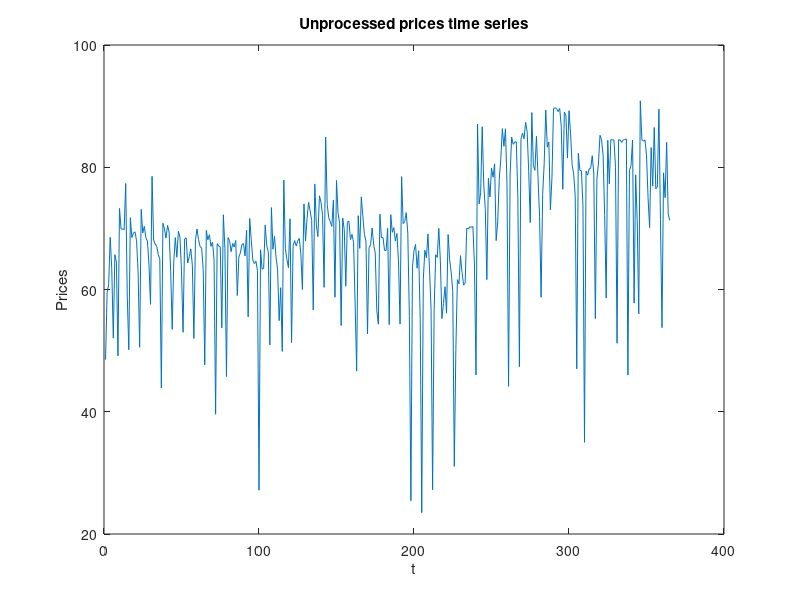
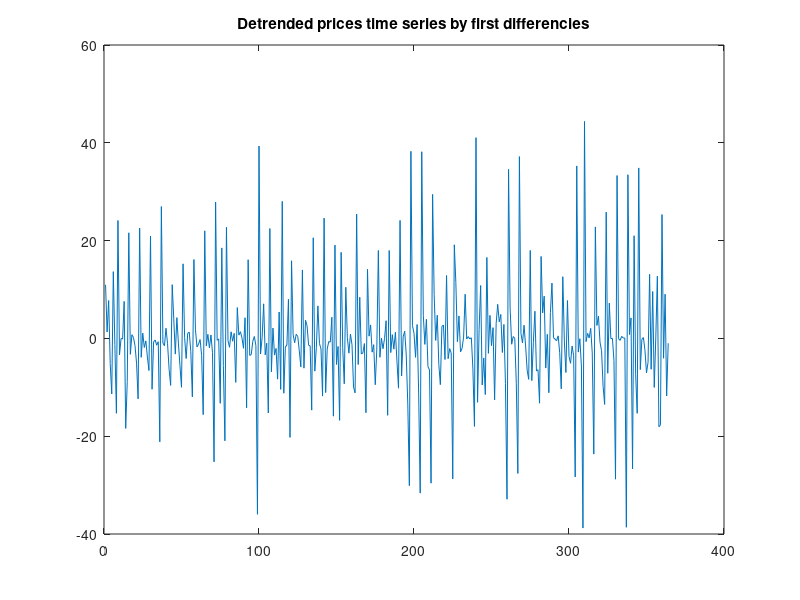

The MATLAB source for these figures, in order: (Note: this script raises an error after producing the figures.)
%% Ergasia Xronoseirwn : Zisou Charilaos AEM 9213 ,Karatzas Michalis AEM 9137
close all; clear; clc;

% import data
load('pricesData.mat');

% %mikalaki code
% teamNumber=7;
% 
% %computing the time and the regionNumber ,we have to examine.
% time = mod(teamNumber,24) +1; %8
% regionNumber = mod(teamNumber,7) +1 +4; % column 5
% 
% %load the xls file data. 
% italyPowerData=xlsread('ElectricPowerItaly.xls','prices');
% 
% %getting the timeserie we want to examine 
% prices=italyPowerData(italyPowerData(:,4)==8,5);
% %mikalaki end


%constants
per = 7;
maorder = 7;
maxtau = 100;
alpha = 0.05;
Tmax=20;
zalpha = norminv(1-alpha/2);
n = length(prices);

% plot unprocessed time series
figure(1)
clf
% plot(prices,'-o')
plot(prices)
hold on
xlabel('t')
ylabel('Prices')
title('Unprocessed prices time series')

%% LINEAR 1 
% % detrend time series MA
% maPrices = movingaveragesmooth2(prices, maorder);
% detrended = prices - maPrices;
% figure(2)
% plot(detrended)
% title(['Detrended prices time series by MA(', num2str(maorder), ') smoothing'])

% 1a.detrend time series First Differences
detrended=zeros(364,1);
for i=1:364
    detrended(i)=prices(i+1)-prices(i);
end
figure(2)
plot(detrended)
title(['Detrended prices time series by first differencies'])

%1b. deseason time series
deseasonedc = seasonalcomponents(detrended, per);
%deseasonedma = movingaverageseasonal(detrended, per);
deseasoned =  detrended - deseasonedc;
figure(3)
plot(deseasoned)
title('Deseasoned (and detrended) prices time series')


%%  LINEAR 2
%2. Autocorrelation of deseasoned time series using average seasonal component
ac1 = autocorrelation(deseasoned, maxtau);
autlim = zalpha/sqrt(n);
figure(4)
clf
hold on
for ii=1:maxtau
    plot(ac1(ii+1,1)*[1 1],[0 ac1(ii+1,2)],'b','linewidth',1.5)
end
plot([0 maxtau+1],[0 0],'k','linewidth',1.5)
plot([0 maxtau+1],autlim*[1 1],'--c','linewidth',1.5)
plot([0 maxtau+1],-autlim*[1 1],'--c','linewidth',1.5)
xlabel('\tau')
ylabel('r(\tau)')
title('Autocorrelation of deseasoned time series')
% tittxt = sprintf('deseasoned time series by ave seasonal comp (%d), Ljung-Box test',per);
% figure(5)

% Ljung-Box Portmanteau Test
figure(6)
tittxt = ('Deseasoned time series');
[h2V,p2V,Q2V] = portmanteauLB(ac1(2:maxtau+1,2),n,alpha,tittxt);

% Partial autocorrelation
pac1 = parautocor(deseasoned, maxtau);
figure(7)
clf
hold on
for ii=1:maxtau
    plot(ac1(ii+1,1)*[1 1],[0 pac1(ii)],'b','linewidth',1.5)
end
plot([0 maxtau+1],[0 0],'k','linewidth',1.5)
plot([0 maxtau+1],autlim*[1 1],'--c','linewidth',1.5)
plot([0 maxtau+1],-autlim*[1 1],'--c','linewidth',1.5)
xlabel('\tau')
ylabel('\phi_{\tau,\tau}')
title('Partial autocorrelation')

%% LINEAR 3
% %getting the AICS for different models, in order to choose
% akaike(deseasoned,Tmax);
% %result is p=3 and q=3

%ARMA model parameters.
p=3
%p=3
q=3

%fitting the model
[nrmseV,phiV,thetaV,SDz,aicS,fpeS,armamodel]=fitARMA(deseasoned, p, q, Tmax);

%printing the coefficients
fprintf('Estimated coefficients of phi(B):\n');
disp(phiV')
fprintf('Estimated coefficients of theta(B):\n');
disp(thetaV')
fprintf('SD of noise: %f \n',SDz);

%Some criteria values 
fprintf('AIC: %f \n',aicS);
fprintf('FPE: %f \n',fpeS);

%plotting the NRMSE for Tmax steps forward
figure();
plot(nrmseV,"-o");
title("NRMSE");
xlabel("steps forward");
ylabel("value");


%% LINEAR 4
%predictions=[];
indexes=[];
nrmse=[];
step=30;
for n1 = 20:step:n %6 different points in total
   indexes=[indexes n1];
   
   [nrmseV,~,~,~] = predictARMAnrmse(deseasoned,5,0,1,n-n1,[]);
   nrmse=[nrmse nrmseV];
   
   %[predictions] =[predictions predictARMAmultistep(deseasoned,n1,5,0,1,[])];
   %[preV] = predictARMAmultistep(xV,n1,p,q,Tmax,'example');
end

figure()

% plot(indexes,predictions,"-o");
% hold on;
plot(indexes,nrmse,"-o");
title("NRMSE for one step forward prediction with AR(5) model, in prices time series");
xlabel("Size of learning test");
legend("NRMSE");


